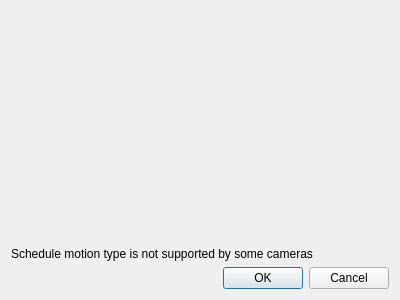
<?xml version="1.0" encoding="UTF-8"?>
<ui version="4.0">
 <class>QnExportCameraSettingsDialog</class>
 <widget class="QDialog" name="QnExportCameraSettingsDialog">
  <property name="geometry">
   <rect>
    <x>0</x>
    <y>0</y>
    <width>400</width>
    <height>300</height>
   </rect>
  </property>
  <property name="minimumSize">
   <size>
    <width>200</width>
    <height>200</height>
   </size>
  </property>
  <property name="windowTitle">
   <string>Dialog</string>
  </property>
  <layout class="QVBoxLayout" name="verticalLayout_2" stretch="1,0,0,0">
   <item>
    <widget class="QnResourceTreeWidget" name="resourcesWidget" native="true">
     <layout class="QVBoxLayout" name="verticalLayout"/>
    </widget>
   </item>
   <item>
    <widget class="QLabel" name="licenseLabel">
     <property name="text">
      <string/>
     </property>
     <property name="wordWrap">
      <bool>true</bool>
     </property>
    </widget>
   </item>
   <item>
    <widget class="QLabel" name="motionLabel">
     <property name="text">
      <string>Schedule motion type is not supported by some cameras</string>
     </property>
     <property name="wordWrap">
      <bool>true</bool>
     </property>
    </widget>
   </item>
   <item>
    <widget class="QDialogButtonBox" name="buttonBox">
     <property name="orientation">
      <enum>Qt::Horizontal</enum>
     </property>
     <property name="standardButtons">
      <set>QDialogButtonBox::Cancel|QDialogButtonBox::Ok</set>
     </property>
    </widget>
   </item>
  </layout>
 </widget>
 <customwidgets>
  <customwidget>
   <class>QnResourceTreeWidget</class>
   <extends>QWidget</extends>
   <header location="global">ui/widgets/resource_tree_widget.h</header>
   <container>1</container>
  </customwidget>
 </customwidgets>
 <resources/>
 <connections>
  <connection>
   <sender>buttonBox</sender>
   <signal>accepted()</signal>
   <receiver>QnExportCameraSettingsDialog</receiver>
   <slot>accept()</slot>
   <hints>
    <hint type="sourcelabel">
     <x>248</x>
     <y>254</y>
    </hint>
    <hint type="destinationlabel">
     <x>157</x>
     <y>274</y>
    </hint>
   </hints>
  </connection>
  <connection>
   <sender>buttonBox</sender>
   <signal>rejected()</signal>
   <receiver>QnExportCameraSettingsDialog</receiver>
   <slot>reject()</slot>
   <hints>
    <hint type="sourcelabel">
     <x>316</x>
     <y>260</y>
    </hint>
    <hint type="destinationlabel">
     <x>286</x>
     <y>274</y>
    </hint>
   </hints>
  </connection>
 </connections>
</ui>
